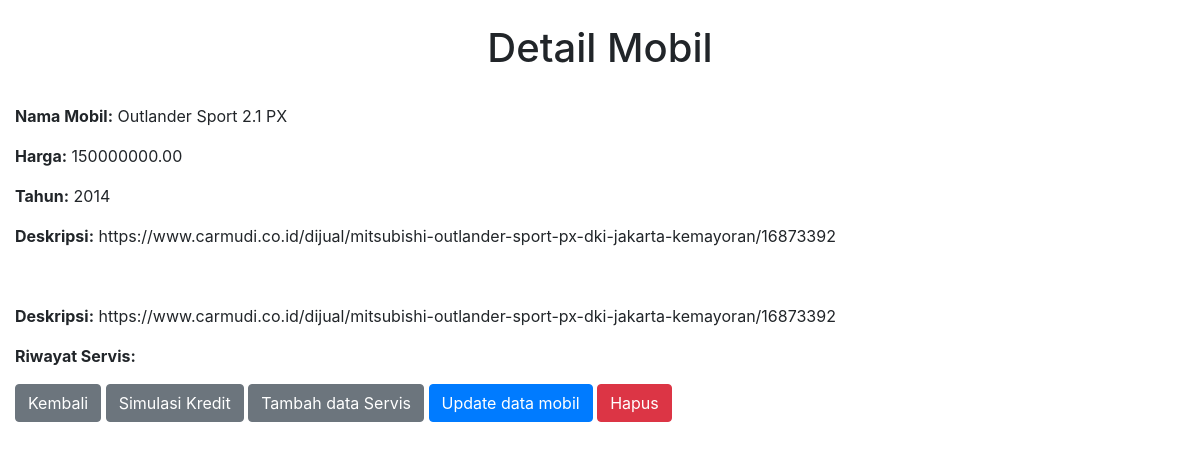
The page /detail/4/ on the database as committed earlier.
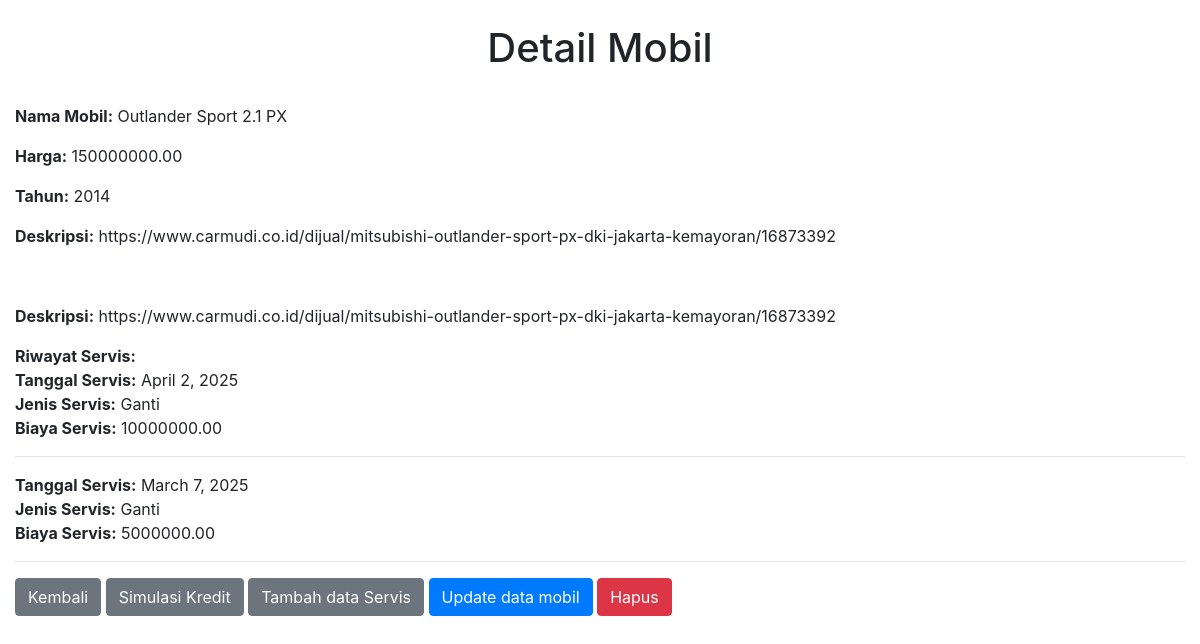
The same page on the database as committed later.
### cars/models.py (models this page shows, shortened)
class Cars(models.Model):
    id = models.AutoField(primary_key=True)
    nama = models.CharField(max_length=100)
    harga = models.DecimalField(max_digits=12, decimal_places=2)
    merek = models.CharField(max_length=50)
    model = models.CharField(max_length=50)
    tahun = models.IntegerField()
    kilometer = models.IntegerField()
    transmisi = models.CharField(max_length=20, choices=[('auto', 'Otomatis'), ('manual', 'Manual')])
    jenis_bahan_bakar = models.CharField(max_length=20, choices=[('bensin', 'Bensin'), ('diesel', 'Diesel'), ('elektrik', 'Elektrik')])
    mesin = models.CharField(max_length=50)
    tempat_duduk = models.IntegerField()
    deskripsi = models.TextField()
    gambar = models.ImageField(upload_to='cars/images/', blank=True, null=True)

class ServiceHistory(models.Model):
    mobil = models.ForeignKey(Cars, on_delete=models.CASCADE, related_name='service_histories')
    tanggal_service = models.DateField()
    deskripsi = models.TextField()
    biaya = models.DecimalField(max_digits=10, decimal_places=2)

### cars/views.py (the view)
# urls.py: path('detail/<int:car_id>/', detail_car, name='detail_car'),
def detail_car(request, car_id):
    car = get_object_or_404(Cars, id=car_id)
    service_history = car.service_histories.all()  # Fetch the service history entries for the car
    context = {
        'car': car,  # Pass the car object to the template for rendering
        'service_history': service_history  # Pass the service
    }
    return render(request, 'cars/detail.html', context)

### cars/templates/cars/detail.html (shortened to what this page needs)
<!DOCTYPE html>
<html lang="en">
<head>
    <link
      rel="stylesheet"
      href="https://cdn.jsdelivr.net/npm/bootstrap@4.0.0/dist/css/bootstrap.min.css"
    />
</head>
<body>
    <div class="container-fluid">
        <div class="row">
            <div class="col-md-12 text-center my-4">
                <h1>Detail Mobil</h1>
            </div>
        </div>
        <div class="mb-3">
            <strong>Nama Mobil:</strong> {{ car.nama }}
        </div>
        <div class="mb-3">
            <strong>Harga:</strong> {{ car.harga }}
        </div>
        <div class="mb-3">
            <strong>Tahun:</strong> {{ car.tahun }}
        </div>
        <div class="mb-3">
            <strong>Deskripsi:</strong> {{ car.deskripsi }}
        </div>
        <div class="mb-3">
        </div>
        <div class="mb-3">
            <strong>Deskripsi:</strong> {{ car.deskripsi }}
        </div>
        <div class="mb-3">
            <strong>Riwayat Servis:</strong><br>
            {% for service in service_history %}
                <strong>Tanggal Servis:</strong> {{ service.tanggal_service }}<br>
                <strong>Jenis Servis:</strong> {{ service.deskripsi }}<br>
                <strong>Biaya Servis:</strong> {{ service.biaya }}<br>
                <hr>
            {% endfor %}
        </div>
        <a href="{% url 'carList' %}" class="btn btn-secondary">Kembali</a>
        <a href="{% url 'carList' %}" class="btn btn-secondary">Simulasi Kredit</a>
        <a href="{% url 'car_service' car.id %}" class="btn btn-secondary">Tambah data Servis</a>
        <a href="{% url 'update_car' car.id %}" class="btn btn-primary">Update data mobil</a>
        <form method="POST" action="{% url 'delete_car' car.id %}" style="display: inline-block;">
            <button type="submit" onclick="return confirm('Yakin ingin menghapus mobil ini?')" class="btn btn-danger">Hapus</button>
        </form>
    </div>
</body>
</html>

Rows that differ between the two databases and show on the page:
added ServiceHistory: tanggal_service "April 2, 2025", deskripsi "Ganti", biaya "10000000.00"
added ServiceHistory: tanggal_service "March 7, 2025", deskripsi "Ganti", biaya "5000000.00"
